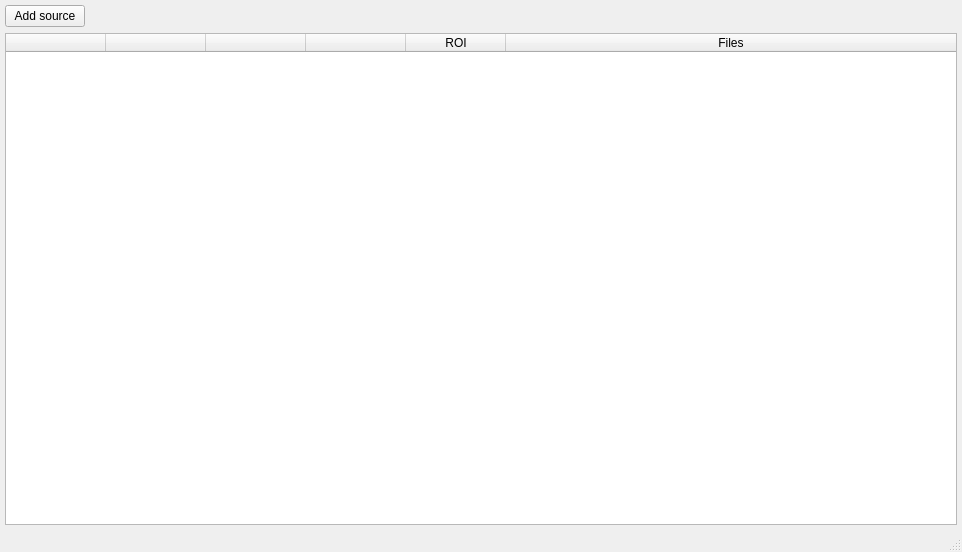
<?xml version="1.0" encoding="UTF-8"?>
<ui version="4.0">
 <class>MainWindow</class>
 <widget class="QMainWindow" name="MainWindow">
  <property name="geometry">
   <rect>
    <x>0</x>
    <y>0</y>
    <width>962</width>
    <height>552</height>
   </rect>
  </property>
  <property name="windowTitle">
   <string>Analysis setup</string>
  </property>
  <widget class="QWidget" name="centralwidget">
   <layout class="QVBoxLayout" name="verticalLayout_2">
    <property name="leftMargin">
     <number>0</number>
    </property>
    <property name="topMargin">
     <number>0</number>
    </property>
    <property name="rightMargin">
     <number>0</number>
    </property>
    <property name="bottomMargin">
     <number>0</number>
    </property>
    <item>
     <layout class="QVBoxLayout" name="verticalLayout">
      <property name="leftMargin">
       <number>5</number>
      </property>
      <property name="topMargin">
       <number>5</number>
      </property>
      <property name="rightMargin">
       <number>5</number>
      </property>
      <property name="bottomMargin">
       <number>5</number>
      </property>
      <item>
       <layout class="QHBoxLayout" name="horizontalLayout">
        <item>
         <widget class="QPushButton" name="btn_addSource">
          <property name="text">
           <string>Add source</string>
          </property>
          <property name="icon">
           <iconset>
            <normaloff>../icons/addRoi.png</normaloff>../icons/addRoi.png</iconset>
          </property>
         </widget>
        </item>
        <item>
         <spacer name="horizontalSpacer">
          <property name="orientation">
           <enum>Qt::Horizontal</enum>
          </property>
          <property name="sizeHint" stdset="0">
           <size>
            <width>40</width>
            <height>20</height>
           </size>
          </property>
         </spacer>
        </item>
       </layout>
      </item>
      <item>
       <widget class="QTableWidget" name="tableWidget">
        <attribute name="horizontalHeaderStretchLastSection">
         <bool>true</bool>
        </attribute>
        <column>
         <property name="text">
          <string/>
         </property>
        </column>
        <column>
         <property name="text">
          <string/>
         </property>
        </column>
        <column>
         <property name="text">
          <string/>
         </property>
        </column>
        <column>
         <property name="text">
          <string/>
         </property>
        </column>
        <column>
         <property name="text">
          <string>ROI</string>
         </property>
        </column>
        <column>
         <property name="text">
          <string>Files</string>
         </property>
        </column>
       </widget>
      </item>
     </layout>
    </item>
   </layout>
  </widget>
  <widget class="QMenuBar" name="menubar">
   <property name="geometry">
    <rect>
     <x>0</x>
     <y>0</y>
     <width>962</width>
     <height>21</height>
    </rect>
   </property>
  </widget>
  <widget class="QStatusBar" name="statusbar"/>
 </widget>
 <resources/>
 <connections/>
</ui>
